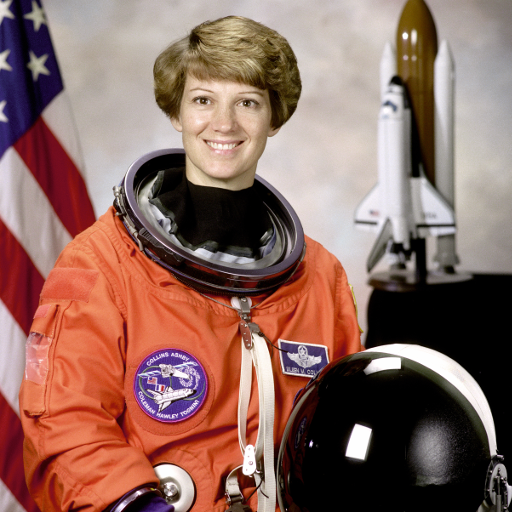
#> input picture skimage.data.astronaut(), 512 x 512 px
$ jupyter execute 'CM-Chapitre-3 [Restoration d'"'"'Image, Débruitage, Segmentation et Contours].ipynb'   (older library calls are emulated)
#> lines starting #> are read from the running program, lines starting #| are printed output that depends on the picture; after the words box and inside, x2 and y2 are one past the last pixel; in counts of white or black regions, pixels touching at a corner belong together
# 📗 Restauration d'images

- Correction d'images endommagées
- Suppression de text, logo ou objet d'une image

La reconstruction des parties perdues ou détériorées des images est connue sous le nom de **Inpainting**.
La reconstruction est censée être effectuée de manière entièrement automatique en exploitant les informations présentées dans les régions non endommagées de l'image.
<br/>
Dans scikit-image, nous pouvons appliquer l'inpainting avec la fonction inpaint biharmonique, depuis le module de restauration.
Celle-ci a besoin de l'emplacement des pixels endommagés à remplir, sous la forme d'une image masque au-dessus de l'image pour travailler. Une image de masque est simplement une image dont certaines valeurs d'intensité de pixel sont nulles, et d'autres non nulles.

Pour supprimer un objet, nous pouvons le délimiter manuellement dans le **Masque**.
Si toutefois nous voulons le détecter automatiquement, nous devons utiliser le seuillage ou la segmentation.
Cela signifie que nous définissons des **masques** pour les zones endommagées de l'image.

### Image reconstruction in scikit-image
```python
from skimage.restoration import inpaint

# Obtention du masque
mask = get_mask(defect_image)

# Application de l'inpainting à l'image endommagée en utilisant le masque
restored_image = inpaint.inpaint_biharmonic(defect_image, mask, multichannel=True)

# Affichage de l'image résultante
show_image(restored_image)
```

### Masque
La fonction d'inpainting de scikit-image requiert que le masque soit un tableau de pixels qui doivent être inpaintés.
Ce masque doit être de la même forme que l'un des canaux de l'image. Les pixels inconnus doivent être représentés par 1 et les pixels connus par 0.
Nous ajoutons donc les pixels manquants en copiant l'image et en transformant les pixels en un tableau numpy de zéros, ce qui signifie qu'il est vide.
Nous ne copions que les dimensions largeur et hauteur de l'image, à l'exclusion de la dimension couleur, dans ce cas RGB-3.
Ensuite, nous mettons les 1 dans les zones spécifiques que nous voulons traiter comme perdues.

```python
def get_mask(image):
    # Création d'un masque avec trois régions défectueuses
    mask = np.zeros(image.shape[:-1])

    mask[20:60, 0:20] = 1
    mask[160:180, 70:155] = 1
    mask[30:60, 170:195] = 1
    mask[-60:-30, 170:195] = 1
    mask[-180:-160, 70:155] = 1
    mask[-60:-20, 0:20] = 1

    # add a few long, narrow defects
    mask[200:205, -200:] = 1
    mask[150:255, 20:23] = 1
    mask[365:368, 60:130] = 1
    return mask
```

### 📝 Restaurons une image endommagée
Dans cet exercice, nous allons restaurer une image qui contient des parties manquantes, en utilisant la fonction <code>inpaint_biharmonic()</code>.

Nous allons travailler sur une image endommagée. Certains pixels ont été remplacés par des 1 à l'aide d'un masque binaire, exprès pour simuler une image endommagée. Le remplacement des pixels par des 1 les rend totalement noirs.

Le masque est une image en noir et blanc avec des patchs qui ont la position des bits d'image qui ont été corrompus. Nous pouvons appliquer la fonction de restauration sur ces zones.

N'oubliez pas que l'inpainting est le processus de reconstruction des parties perdues ou détériorées d'images et de vidéos.

##### Importation du module ou de la bibliothèque nécessaire

[cell 1]
import numpy as np
import matplotlib.pyplot as plt
import pandas as pd

plt.rcParams['figure.figsize'] = (10, 8)

# Fonction permettant d'afficher une image
def show_image(image, title='Image', cmap_type='gray'):
    plt.imshow(image, cmap=cmap_type)
    plt.title(title)
    plt.axis('off')

def plot_comparison(img_original, img_filtered, img_title_filtered):
    fig, (ax1, ax2) = plt.subplots(ncols=2, figsize=(10, 8), sharex=True, sharey=True)
    ax1.imshow(img_original, cmap=plt.cm.gray)
    ax1.set_title('Originale')
    ax1.axis('off')
    ax2.imshow(img_filtered, cmap=plt.cm.gray)
    ax2.set_title(img_title_filtered)
    ax2.axis('off')

##### Définition de la fonction get_mask() pour obtenir le masque

[cell 2]
# Déclaration d'une fonction get_mask() pour le masque
def get_mask(image):
    # Création d'un masque avec trois régions de défaut
    mask = np.zeros(image.shape[:-1], dtype=bool)

    mask[20:60, 0:20] = 1
    mask[160:180, 70:155] = 1
    mask[30:60, 170:195] = 1
    mask[-60:-30, 170:195] = 1
    mask[-180:-160, 70:155] = 1
    mask[-60:-20, 0:20] = 1

    # add a few long, narrow defects
    mask[200:205, -200:] = 1
    mask[150:255, 20:23] = 1
    mask[365:368, 60:130] = 1
    return mask

##### Now inpaint the image

[cell 3]
# Importation du module depuis la restauration
from skimage.restoration import inpaint
from skimage.transform import resize
from skimage import color
from skimage import data

image_orig = data.astronaut()
#> image_orig is the input picture: shape (512, 512, 3); mean R, G, B 141.6, 105.8, 96.5

# Obtention du masque
mask = get_mask(image_orig)
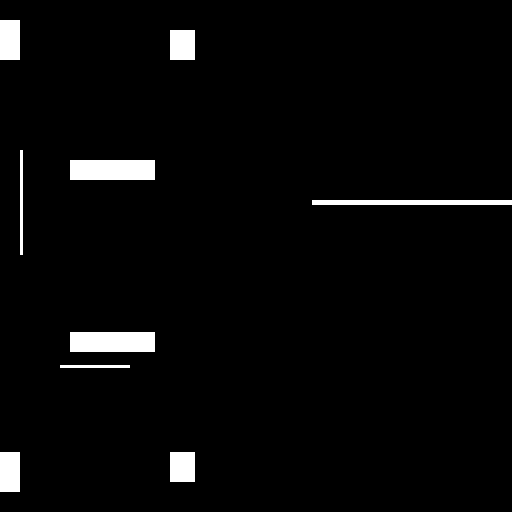
#> mask: shape (512, 512) bool; 3.1% white; 9 white regions, largest, box (x1, y1, x2, y2) and area: (70, 160, 155, 180) 1700, (70, 332, 155, 352) 1700, (312, 200, 512, 205) 1000

defect_image = image_orig * ~mask[..., np.newaxis]

[cell 4]
# Application de la fonction de restauration à l'image à l'aide du masque
restored_image = inpaint.inpaint_biharmonic(defect_image, mask, channel_axis=-1)


# Affichage de l'image défectueuse vs restorée
plot_comparison(defect_image, restored_image, 'Image restorée')

<br/> <br/>

# 📗 Bruit
Les images sont des signaux et les signaux du monde réel contiennent généralement des écarts par rapport au signal idéal, qui est l'image parfaite, telle que nous l'observons avec nos yeux dans la vie réelle.
Ces écarts sont appelés "bruit".
Nous pouvons voir que cette image présente des grains de couleur lorsqu'elle est agrandie.

Plus précisément, le bruit est le résultat d'erreurs dans le processus d'acquisition de l'image qui se traduisent par des valeurs de pixels qui ne reflètent pas les véritables intensités de la scène réelle.
Dans cette image, nous pouvons voir comment il y a une variation de luminosité et de couleur qui ne correspond pas à la réalité, qui est produite par la caméra.

### 📌 Appliquer du bruit dans scikit-image
En utilisant la fonction random_noise, nous obtenons l'image originale avec beaucoup de bruit ajouté, qui est distribué aléatoirement.
Ce type de bruit est connu sous le nom de "salt and pepper" car c'est en fait ce à quoi il ressemble.

```python
# Import the module and function
from skimage.util import random_noise

# Add noise to the image
noisy_image = random_noise(dog_image)

# Show original and resulting image
show_image(dog_image)
show_image(noisy_image, 'Image bruitée')
```

### 📌 Réduction du bruit
La plupart du temps, nous supprimons ou réduisons le bruit des images au lieu de l'ajouter.
Pour réduire le bruit d'une image, cela prend du temps en fonction de la résolution de l'image.
Voici quelques types d'algorithmes de débruitage :
- Filtre de variation totale (TV)
- Filtre bilatéral
- Débruitage par ondelettes
- Débruitage par moyens non-locaux

#### Débruitage par filtre de variation totale
```python
from skimage.restoration import denoise_tv_chambolle

# Application d'un filtre de variation totale pour le débruitage
denoised_image = denoise_tv_chambolle(noisy_image, weight=0.1, multichannel=True)

# Affichage de l'image bruitée vs débruitée
show_image(noisy_image, 'Image bruitée')
show_image(denoised_image, 'Image débruité')
```

#### Débruitage par filtre bilatérale
```python
from skimage.restoration import denoise_bilateral

# Application d'un filtre bilatérale pour le débruitage
denoised_image = denoise_bilateral(noisy_image, multichannel=True)

# Affichage de l'image bruitée vs débruitée
show_image(noisy_image, 'Image bruitée')
show_image(denoised_image, 'Image débruité')
```

### 📝 "Faites du bruit !"
Dans cet exercice, nous allons nous entraîner à ajouter du bruit à une image de fruit.

[cell 5]
from skimage.util import random_noise

# Chargement de l'image de fruits
fruit_image = plt.imread('data/CM_SampleImages/Chapter3/fruit_image.jpg')
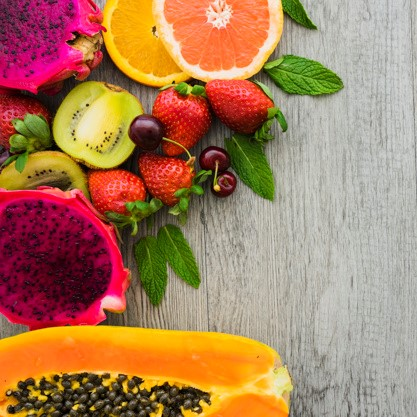
#> input picture data/CM_SampleImages/Chapter3/fruit_image.jpg, 417 x 417 px
#> fruit_image is the input picture: shape (417, 417, 3); mean R, G, B 170.2, 126.7, 93.8

#Ajout de buit à l'image
noisy_image = random_noise(fruit_image)

# Affichage de l'image bruitée vs débruitée
plot_comparison(fruit_image, noisy_image, 'Image buitée')

### 📝 Réduction du bruit
Nous avons une image bruitée que nous voulons améliorer en supprimant le bruit qu'elle contient. Utilisez le débruitage par filtre de variation totale pour y parvenir.

[cell 6]
from skimage.restoration import denoise_tv_chambolle

noisy_image = plt.imread('data/CM_SampleImages/Chapter3/cute_noisy_image.png')
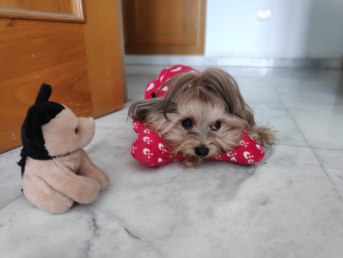
#> input picture data/CM_SampleImages/Chapter3/cute_noisy_image.png, 343 x 258 px
#> noisy_image is the input picture: shape (258, 343, 4) float32; mean R, G, B, A 0.614, 0.547, 0.521, 1

# Application d'un filtre de variation totale pour le débruitage
denoised_image = denoise_tv_chambolle(noisy_image, channel_axis=-1)

# Affichage de l'image bruitée vs débruitée
plot_comparison(noisy_image, denoised_image, 'Image débruitée')

### 📝 Réduire le bruit tout en préservant les bords
Dans cet exercice, vous allez réduire le bruit dans cette image de paysage. Comme nous préférons préserver les bords de l'image, nous allons utiliser le filtre de débruitage bilatéral.

[cell 7]
from skimage.restoration import denoise_bilateral

landscape_image = plt.imread('data/CM_SampleImages/Chapter3/landscape_image.png')
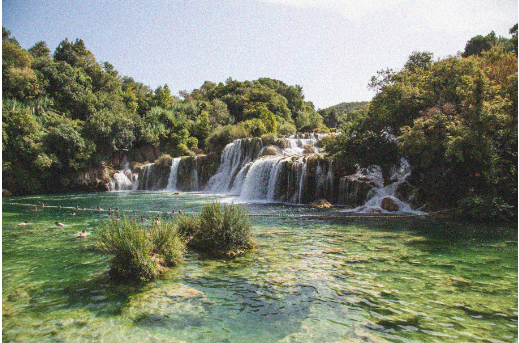
#> input picture data/CM_SampleImages/Chapter3/landscape_image.png, 519 x 343 px
#> landscape_image is the input picture: shape (343, 519, 4) float32; mean R, G, B, A 0.496, 0.52, 0.444, 1

# Application d'un filtre bilatérale pour le débruitage
denoised_image = denoise_bilateral(landscape_image, channel_axis=-1)
#> denoised_image: shape (343, 519, 4) float32

# Affichage de l'image bruitée vs débruitée
plot_comparison(landscape_image, denoised_image, 'Image débruité')

<br/><br/>

# 📗 Superpixels et segmentation

La segmentation divise les images en régions, ou segments, pour simplifier et/ou modifier la représentation en quelque chose de plus significatif et plus facile à analyser.
Auparavant, nous avons appris à connaître le seuillage, qui est la méthode de segmentation la plus simple.
Elle sépare le premier plan de l'arrière-plan. Mais la segmentation consiste à séparer plus que cela.

**Pixels:** L'image est représentée par une grille de pixels.
Mais un seul pixel ne représente pas une chose significative.
Nous pouvons donc explorer des significations plus logiques dans une image qui est formée de régions plus grandes ou de pixels groupés.
Ceux-ci sont connus sous le nom de **superpixels**.

## Superpixels
Un superpixel est un groupe de pixels connectés ayant des couleurs ou des niveaux de gris similaires.
Ils ont plus de signification que leurs homologues de la simple grille de pixels.

La segmentation des superpixels consiste à diviser une image en superpixels.
Elle a été appliquée à de nombreuses tâches de vision par ordinateur, comme le suivi visuel et la classification d'images.
Les avantages de leur utilisation sont les suivants : nous pouvons calculer des caractéristiques sur des régions plus significatives.
Et que nous pouvons réduire une image de milliers de pixels à quelques régions pour les algorithmes ultérieurs, afin d'obtenir une efficacité de calcul.

## Types de segmentation
Il existe deux types de segmentation
- non supervisée (aucune connaissance préalable n'est requise)
- supervisée (certaines connaissances préalables sont utilisées pour guider l'algorithme).

### 📌 Segmentation non supervisée
Une segmentation non supervisée, où aucune connaissance préalable n'est requise.
Ces algorithmes tentent de subdiviser automatiquement les images en régions significatives.
L'utilisateur peut toujours modifier certains paramètres pour obtenir le résultat souhaité.

#### Classification linéaire itérative simple (ou SLIC)
Il segmente l'image à l'aide d'un algorithme d'apprentissage automatique appelé clustering K-Means.
Il prend toutes les valeurs des pixels de l'image et tente de les séparer en un nombre prédéfini de sous-régions.
```python
# Importation des modules
from skimage.segmentation import slic
from skimage.color import label2rgb

# Obtention des segments
segments = segmentation.slic(image)

# Comparaison des segments avec l'image originale
segmented_image = label2rgb(segments, image, kind='avg')

show_image(image)
show_image(segmented_image,"Image segmentée")
```
<br/><br/>

### 📝 Segmentation des superpixels
Dans cet exercice, nous allons appliquer une segmentation non supervisée à la même image, avant de la transmettre à un modèle d'apprentissage automatique de détection des visages.

Vous allez donc réduire cette image de 265×191=50,615 pixels à 400 régions.

[cell 8]
# Importer la fonction slic et label2rgb du module de segmentation
from skimage.segmentation import slic
from skimage.color import label2rgb

face_image = plt.imread('data/CM_SampleImages/Chapter3/face_image.png')
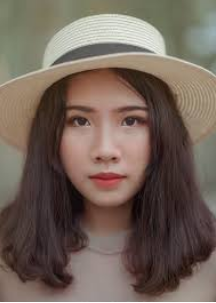
#> input picture data/CM_SampleImages/Chapter3/face_image.png, 216 x 303 px
#> face_image is the input picture: shape (303, 216, 4) float32; mean R, G, B, A 0.449, 0.388, 0.349, 1
face_image = color.rgba2rgb(face_image)
#> face_image: shape (303, 216, 3) float32
# Obtenir la segmentation avec 400 régions
segments = slic(face_image, n_segments=400, start_label=0)
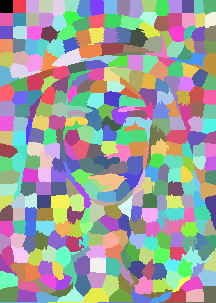
#> segments: shape (303, 216) int64; 359 distinct labels, from 0 to 358; one colour per label, 0 black

# Creation des segments sur l'image originale pour les comparer.
segmented_image = label2rgb(segments, face_image, kind='avg')

plot_comparison(face_image, segmented_image, 'Image segmentée, 400 superpixels')

<br/><br/>

# 📗 Trouver des contours
Un **contour** est une forme fermée de points ou de segments de ligne, représentant les limites de ces objets. Trouver des contours signifie
- Mesurer la taille
- Classifier des formes
- Déterminer le nombre d'objets

L'entrée d'une fonction de recherche de contours doit être une image binaire, que nous pouvons produire en appliquant d'abord un seuillage. Dans cette image binaire, les objets que nous souhaitons détecter doivent être blancs, tandis que l'arrière-plan reste noir.

### 📌 Trouver des contours avec scikit-image

**PREPARATION DE L'IMAGE**

* RGB vers monochrome.
```python
image = color.rgb2gray(image)
```
* Binarization

```python
# Obtention de la valeur seuil
thresh = threshold_otsu(image)
# Application du seuil
thresholded_image = image > thresh
```

**ON UTILISE ENSUITE <code>find_contours()</code>**

```python
# Importation du module measure
from skimage import measure

# Trouver les contours à une valeur constante de 0,8
contours = measure.find_contours(thresholded_image, 0.8)
```
<br/>

### 📝 Contours des formes
Dans cet exercice, nous allons trouver le contour d'un cheval.

Pour cela, nous allons utiliser une image binarisée fournie par scikit-image dans son module de données. Les images binarisées sont plus faciles à traiter lors de la recherche de contours avec cet algorithme. N'oubliez pas que la recherche de contours ne prend en charge que les tableaux d'images 2D.

Une fois le contour détecté, nous l'affichons avec l'image originale. De cette façon, nous pouvons vérifier si notre analyse était correcte !

[cell 9]
def show_image_contours(image, contours):
    plt.figure()
    for n, contour in enumerate(contours):
        plt.plot(contour[:, 1], contour[:, 0], linewidth=3)
    plt.imshow(image, interpolation='nearest', cmap='gray_r')
    plt.title('Contours')
    plt.axis('off')

[cell 10]
from skimage import measure, data

# Obtention de l'image du cheval
horse_image = data.horse()
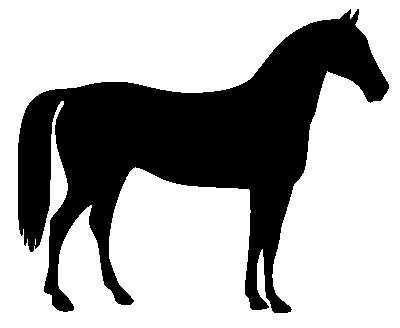
#> input picture skimage.data.horse(), 400 x 328 px
#> horse_image is the input picture: shape (328, 400) bool; 66.9% white; 1 black region, box (x1, y1, x2, y2) and area: (18, 9, 389, 313) 43412

# On trouve les contours à une valeur constante de 0,8
contours = measure.find_contours(horse_image, level=0.8)
#> contours = 2 point arrays, longest 2645 points

# Affichage des contours trouvés
show_image_contours(horse_image, contours)
#> the loop in show_image_contours, `for n, contour in enumerate(contours):` made 2 passes

<br/><br/>

### 📝 Trouver les contours d'une image qui n'est pas binaire
Travaillons un peu plus sur la façon de préparer une image pour pouvoir trouver ses contours et en extraire des informations.
Nous allons traiter une image de deux dés violets chargés en tant qu'image_dices et déterminer quel chiffre a été obtenu pour chaque dé.

[cell 11]
from skimage.filters import threshold_otsu

image_dices = plt.imread('data/CM_SampleImages/Chapter3/dice.png')
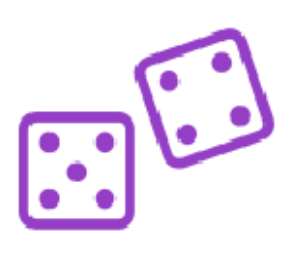
#> input picture data/CM_SampleImages/Chapter3/dice.png, 294 x 270 px
#> image_dices is the input picture: shape (270, 294, 4) float32; mean R, G, B, A 0.94, 0.893, 0.968, 1

# RGB vers monochrome
image_dices = color.rgb2gray(color.rgba2rgb(image_dices))
#> image_dices: shape (270, 294) float32

# Obtention de la valeur seuil pour binarization
thresh = threshold_otsu(image_dices)
#> thresh = 0.696

# Binarization
binary = image_dices > thresh
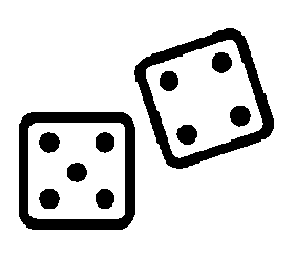
#> binary: shape (270, 294) bool; 85.7% white; 11 black regions, largest, box (x1, y1, x2, y2) and area: (134, 28, 274, 169) 4266, (19, 112, 135, 230) 4182, (230, 106, 251, 127) 344

# On trouve les contours à une valeur constante de 0,8
contours = measure.find_contours(binary, level=0.8)
#> contours = 13 point arrays, longest 563 points

# Affichage de l'image
show_image_contours(image_dices, contours)
#> the loop in show_image_contours (call 2), `for n, contour in enumerate(contours):` made 13 passes

<br/><br/>

### 📝 Comptage des points dans l'image d'un dé
Maintenant que nous avons trouvé les contours, nous pouvons en extraire des informations.

Dans l'exercice précédent, nous avons préparé une image de dé violet pour en trouver les contours :

Cette fois, nous allons déterminer quel numéro a été lancé pour le dé, en comptant les points dans l'image.

Créez une liste avec toutes les formes des contours comme shape_contours. Vous pouvez voir toutes les formes des contours en appelant shape_contours dans la console, une fois que vous l'avez créée.

Vérifiez que la plupart des contours n'ont pas une taille supérieure à 50. Si vous les comptez, ils correspondent au nombre exact de points dans l'image.

[cell 12]
shape_contours = [cnt.shape[0] for cnt in contours]
#> shape_contours = [563, 471, 83, 77, 85, 469, 387, 83, 85, 79, 79, 83, 77]

# Définir 90 comme la taille maximale de la forme des points.
max_dots_shape = 90

# Compte les points dans les contours, à l'exception de ceux dont la taille est supérieure à celle des points.
dots_contours = [cnt for cnt in contours if np.shape(cnt)[0] < max_dots_shape]
#> dots_contours = 9 point arrays, longest 85 points

# Affiche tous les contours trouvés
show_image_contours(binary, contours)

# Affichage du numéro obtenue
print('Affichage du numéro obtenue: {}.'.format(len(dots_contours)))
#| Affichage du numéro obtenue: 9.
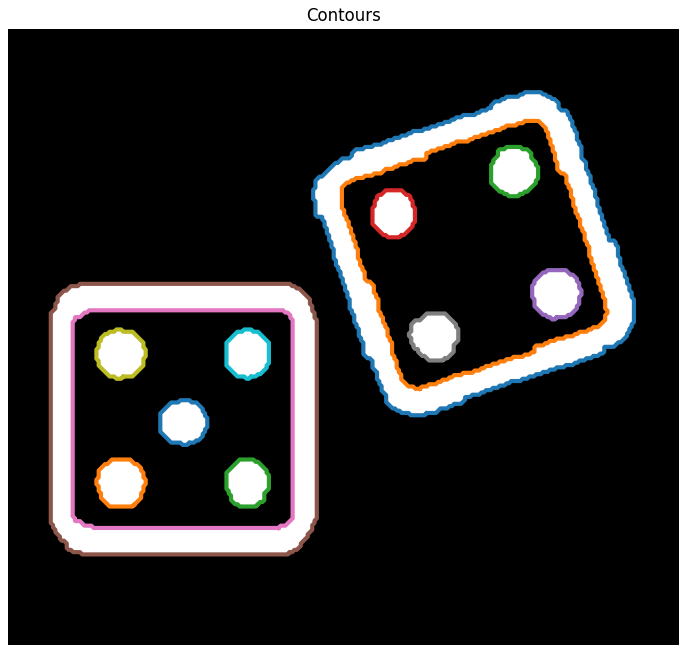
#> figure drawn by matplotlib, 1 panel
